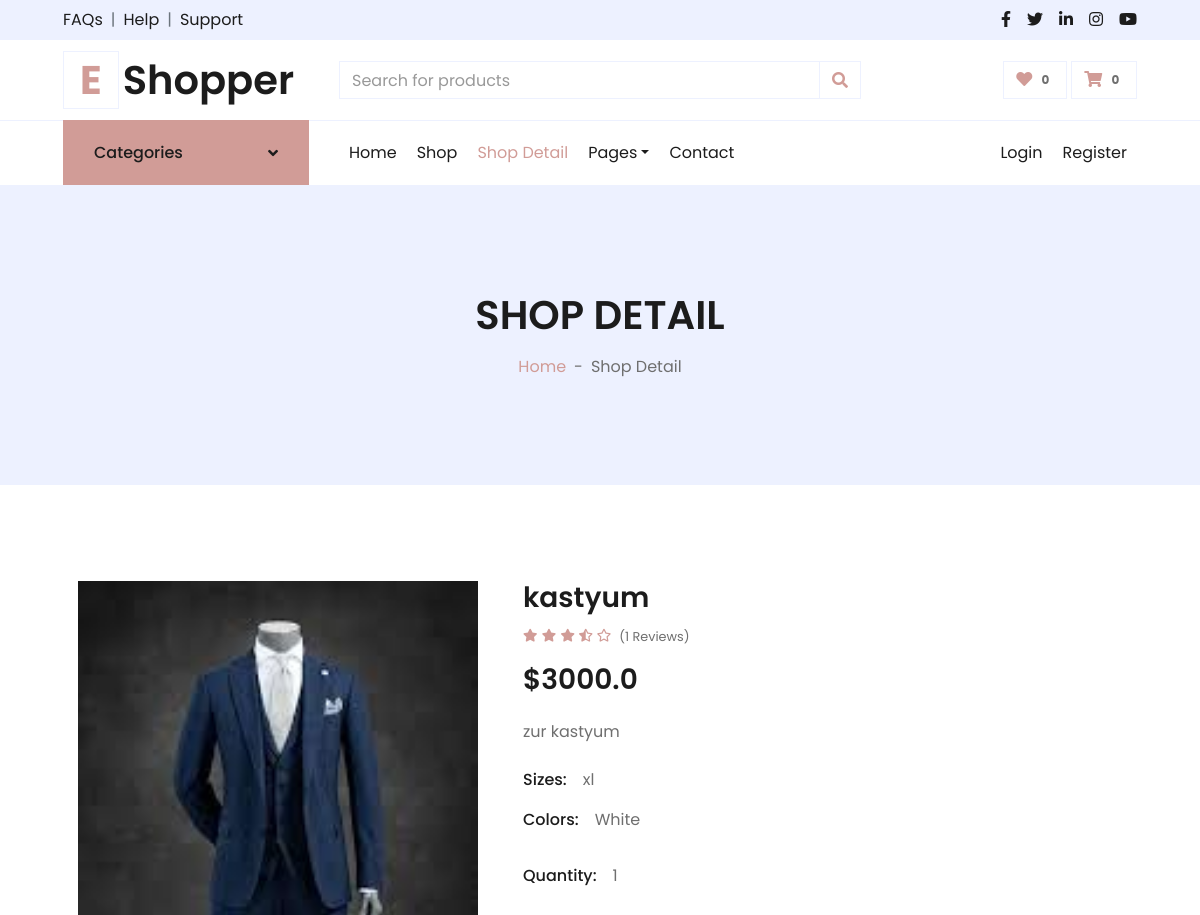
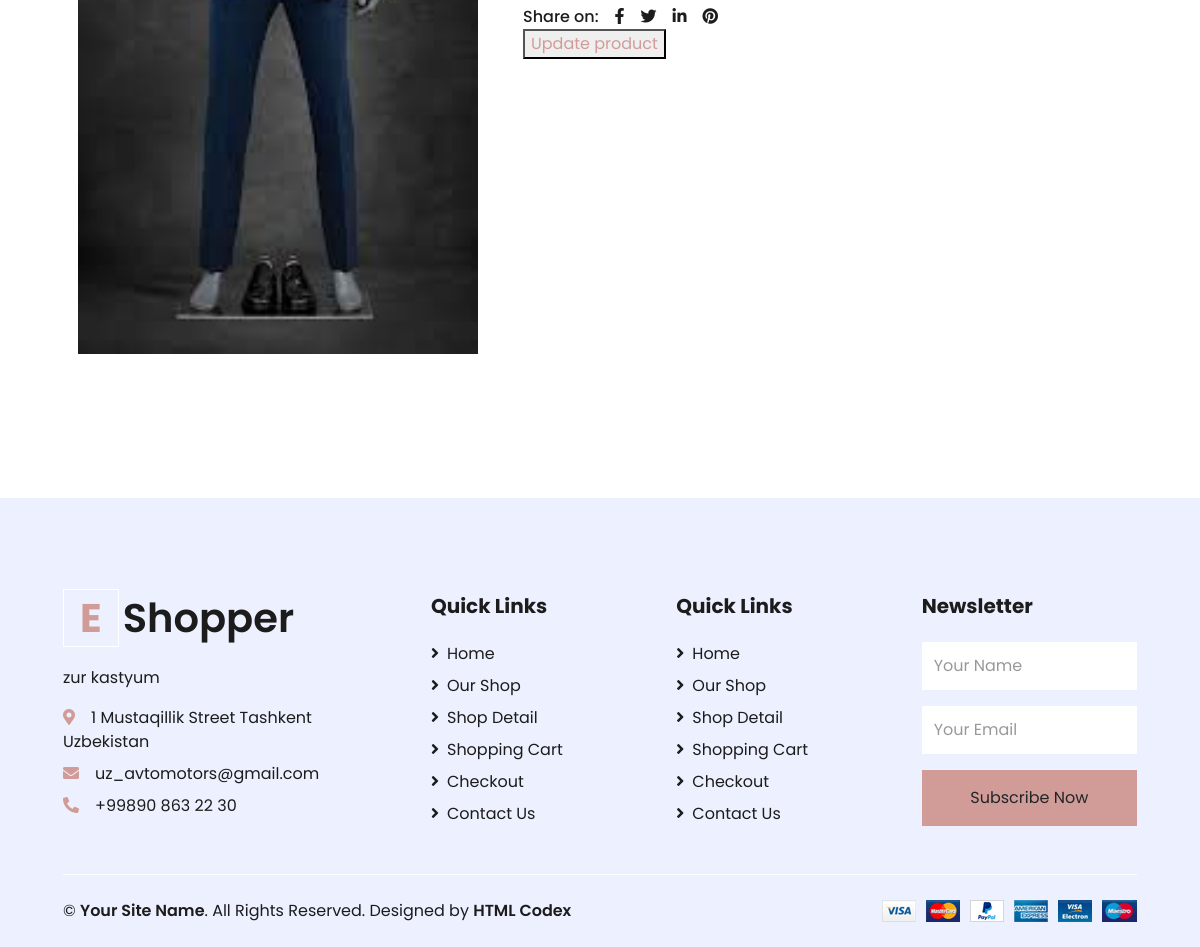
Page /product-details/1 on the committed database (2 pictures, top to bottom).
### app/models.py (models this page shows)
class Product(models.Model):
    class ChoiceSize(models.TextChoices):
        XS = 'xs'
        X = 'x'
        M = 'm'
        L = 'l'
        XL = 'xl'
    class ChoiceColor(models.TextChoices):
        BLACK = 'Black'
        WHITE = 'White'
        RED = 'Red'
        BLUE = 'Blue'
        GREEN = 'Green'
    image = models.ImageField(upload_to='product/')
    title = models.CharField(max_length=155)
    review = models.IntegerField(default=1, null=True, blank=True)
    price = models.FloatField()
    text = models.TextField()
    choice = models.CharField(max_length=55, choices=ChoiceSize.choices, default=ChoiceSize.XL)
    color = models.CharField(max_length=25, choices=ChoiceColor.choices, default=ChoiceColor.WHITE)
    quantity = models.IntegerField(default=1)
    category = models.ForeignKey('app.Category', on_delete=models.CASCADE)

### app/views.py (the view)
# urls.py: path('product-details/<int:product_id>', product_details, name='shop-details'),
def product_details(request, product_id):
    product = Product.objects.filter(id=product_id).first()
    context = {
        'product': product
    }
    return render(request, 'app/product_details.html', context)

### templates/app/product_details.html (shortened to what this page needs)
{% load static %}
<!DOCTYPE html>
<html lang="en">
<head>
    <link href="https://cdnjs.cloudflare.com/ajax/libs/font-awesome/5.10.0/css/all.min.css" rel="stylesheet">
    <link href="owlcarousel/assets/owl.carousel.min.css" rel="stylesheet">
    <link href="{% static 'css/style.css' %}" rel="stylesheet">
</head>
<body>
    <div class="container-fluid">
        <div class="row bg-secondary py-2 px-xl-5">
            <div class="col-lg-6 d-none d-lg-block">
                <div class="d-inline-flex align-items-center">
                    <a class="text-dark" href="">FAQs</a>
                    <span class="text-muted px-2">|</span>
                    <a class="text-dark" href="">Help</a>
                    <span class="text-muted px-2">|</span>
                    <a class="text-dark" href="">Support</a>
                </div>
            </div>
            <div class="col-lg-6 text-center text-lg-right">
                <div class="d-inline-flex align-items-center">
                    <a class="text-dark px-2" href="">
                        <i class="fab fa-facebook-f"></i>
                    </a>
                    <a class="text-dark px-2" href="">
                        <i class="fab fa-twitter"></i>
                    </a>
                    <a class="text-dark px-2" href="">
                        <i class="fab fa-linkedin-in"></i>
                    </a>
                    <a class="text-dark px-2" href="">
                        <i class="fab fa-instagram"></i>
                    </a>
                    <a class="text-dark pl-2" href="">
                        <i class="fab fa-youtube"></i>
                    </a>
                </div>
            </div>
        </div>
        <div class="row align-items-center py-3 px-xl-5">
            <div class="col-lg-3 d-none d-lg-block">
                <a href="" class="text-decoration-none">
                    <h1 class="m-0 display-5 font-weight-semi-bold"><span class="text-primary font-weight-bold border px-3 mr-1">E</span>Shopper</h1>
                </a>
            </div>
            <div class="col-lg-6 col-6 text-left">
                <form action="">
                    <div class="input-group">
                        <input type="text" class="form-control" placeholder="Search for products">
                        <div class="input-group-append">
                            <span class="input-group-text bg-transparent text-primary">
                                <i class="fa fa-search"></i>
                            </span>
                        </div>
                    </div>
                </form>
            </div>
            <div class="col-lg-3 col-6 text-right">
                <a href="" class="btn border">
                    <i class="fas fa-heart text-primary"></i>
                    <span class="badge">0</span>
                </a>
                <a href="" class="btn border">
                    <i class="fas fa-shopping-cart text-primary"></i>
                    <span class="badge">0</span>
                </a>
            </div>
        </div>
    </div>
    <div class="container-fluid">
        <div class="row border-top px-xl-5">
            <div class="col-lg-3 d-none d-lg-block">
                <a class="btn shadow-none d-flex align-items-center justify-content-between bg-primary text-white w-100" data-toggle="collapse" href="#navbar-vertical" style="height: 65px; margin-top: -1px; padding: 0 30px;">
                    <h6 class="m-0">Categories</h6>
                    <i class="fa fa-angle-down text-dark"></i>
                </a>
            </div>
            <div class="col-lg-9">
                <nav class="navbar navbar-expand-lg bg-light navbar-light py-3 py-lg-0 px-0">
                    <div class="collapse navbar-collapse justify-content-between" id="navbarCollapse">
                        <div class="navbar-nav mr-auto py-0">
                            <a href="{% url 'index' %}" class="nav-item nav-link">Home</a>
                            <a href="{% url 'shop' %}" class="nav-item nav-link">Shop</a>
                            <a href="{% url 'shop-details' product.id %}" class="nav-item nav-link active">Shop Detail</a>
                            <div class="nav-item dropdown">
                                <a href="#" class="nav-link dropdown-toggle" data-toggle="dropdown">Pages</a>
                            </div>
                            <a href="{% url 'contact' %}" class="nav-item nav-link">Contact</a>
                        </div>
                        <div class="navbar-nav ml-auto py-0">
                            <a href="" class="nav-item nav-link">Login</a>
                            <a href="" class="nav-item nav-link">Register</a>
                        </div>
                    </div>
                </nav>
            </div>
        </div>
    </div>
    <div class="container-fluid bg-secondary mb-5">
        <div class="d-flex flex-column align-items-center justify-content-center" style="min-height: 300px">
            <h1 class="font-weight-semi-bold text-uppercase mb-3">Shop Detail</h1>
            <div class="d-inline-flex">
                <p class="m-0"><a href="">Home</a></p>
                <p class="m-0 px-2">-</p>
                <p class="m-0">Shop Detail</p>
            </div>
        </div>
    </div>
    <div class="container-fluid py-5">
        <div class="row px-xl-5">
            <div class="col-lg-5 pb-5">
                <div class="col-lg-12">
                    <img class="w-100 h-100" src="{{ product.image.url }}" alt="Image">
                </div>
            </div>
            <div class="col-lg-7 pb-5">
                <h3 class="font-weight-semi-bold">{{ product.title }}</h3>
                <div class="d-flex mb-3">
                    <div class="text-primary mr-2">
                        <small class="fas fa-star"></small>
                        <small class="fas fa-star"></small>
                        <small class="fas fa-star"></small>
                        <small class="fas fa-star-half-alt"></small>
                        <small class="far fa-star"></small>
                    </div>
                    <small class="pt-1">({{ product.review }} Reviews)</small>
                </div>
                <h3 class="font-weight-semi-bold mb-4">${{ product.price }}</h3>
                <p class="mb-4">{{ product.text }}</p>
                <div class="d-flex mb-3">
                    <p class="text-dark font-weight-medium mb-0 mr-3">Sizes:</p>
                    {{ product.choice }}
                </div>
                <div class="d-flex mb-4">
                    <p class="text-dark font-weight-medium mb-0 mr-3">Colors:</p>
                    {{ product.color }}
                </div>
                <div class="d-flex align-items-center mb-4 pt-2">
                    <div class="input-group quantity mr-3" style="width: 130px;">
                        <p class="text-dark font-weight-medium mb-0 mr-3">Quantity:</p>
                        {{ product.quantity }}
                    </div>
                </div>
                <div class="d-flex pt-2">
                    <p class="text-dark font-weight-medium mb-0 mr-2">Share on:</p>
                    <div class="d-inline-flex">
                        <a class="text-dark px-2" href="">
                            <i class="fab fa-facebook-f"></i>
                        </a>
                        <a class="text-dark px-2" href="">
                            <i class="fab fa-twitter"></i>
                        </a>
                        <a class="text-dark px-2" href="">
                            <i class="fab fa-linkedin-in"></i>
                        </a>
                        <a class="text-dark px-2" href="">
                            <i class="fab fa-pinterest"></i>
                        </a>
                    </div>
                </div>
                  <button><a href="{% url 'update-product' product.id %}">Update product</a></button>
            </div>
        </div>
    </div>
    <div class="container-fluid bg-secondary text-dark mt-5 pt-5">
        <div class="row px-xl-5 pt-5">
            <div class="col-lg-4 col-md-12 mb-5 pr-3 pr-xl-5">
                <a href="" class="text-decoration-none">
                    <h1 class="mb-4 display-5 font-weight-semi-bold"><span class="text-primary font-weight-bold border border-white px-3 mr-1">E</span>Shopper</h1>
                </a>
                <p>{{ product.text }}</p>
                <p class="mb-2"><i class="fa fa-map-marker-alt text-primary mr-3"></i>1 Mustaqillik Street Tashkent Uzbekistan</p>
                <p class="mb-2"><i class="fa fa-envelope text-primary mr-3"></i>uz_avtomotors@gmail.com</p>
                <p class="mb-0"><i class="fa fa-phone-alt text-primary mr-3"></i>+99890 863 22 30</p>
            </div>
            <div class="col-lg-8 col-md-12">
                <div class="row">
                    <div class="col-md-4 mb-5">
                        <h5 class="font-weight-bold text-dark mb-4">Quick Links</h5>
                        <div class="d-flex flex-column justify-content-start">
                            <a class="text-dark mb-2" href="{% url 'index' %}"><i class="fa fa-angle-right mr-2"></i>Home</a>
                            <a class="text-dark mb-2" href="{% url 'shop' %}"><i class="fa fa-angle-right mr-2"></i>Our Shop</a>
                            <a class="text-dark mb-2" href="{% url 'shop-details' product.id %}"><i class="fa fa-angle-right mr-2"></i>Shop Detail</a>
                            <a class="text-dark mb-2" href="{% url 'shopping-cart' %}"><i class="fa fa-angle-right mr-2"></i>Shopping Cart</a>
                            <a class="text-dark mb-2" href="{% url 'checkout' %}"><i class="fa fa-angle-right mr-2"></i>Checkout</a>
                            <a class="text-dark" href="{% url 'contact' %}"><i class="fa fa-angle-right mr-2"></i>Contact Us</a>
                        </div>
                    </div>
                    <div class="col-md-4 mb-5">
                        <h5 class="font-weight-bold text-dark mb-4">Quick Links</h5>
                        <div class="d-flex flex-column justify-content-start">
                            <a class="text-dark mb-2" href="{% url 'index' %}"><i class="fa fa-angle-right mr-2"></i>Home</a>
                            <a class="text-dark mb-2" href="{% url 'shop' %}"><i class="fa fa-angle-right mr-2"></i>Our Shop</a>
                            <a class="text-dark mb-2" href="{% url 'shop-details' product.id %}"><i class="fa fa-angle-right mr-2"></i>Shop Detail</a>
                            <a class="text-dark mb-2" href="{% url 'shopping-cart' %}"><i class="fa fa-angle-right mr-2"></i>Shopping Cart</a>
                            <a class="text-dark mb-2" href="{% url 'checkout' %}"><i class="fa fa-angle-right mr-2"></i>Checkout</a>
                            <a class="text-dark" href="{% url 'contact' %}"><i class="fa fa-angle-right mr-2"></i>Contact Us</a>
                        </div>
                    </div>
                    <div class="col-md-4 mb-5">
                        <h5 class="font-weight-bold text-dark mb-4">Newsletter</h5>
                        <form action="">
                            <div class="form-group">
                                <input type="text" class="form-control border-0 py-4" placeholder="Your Name" required="required" />
                            </div>
                            <div class="form-group">
                                <input type="email" class="form-control border-0 py-4" placeholder="Your Email"
                                    required="required" />
                            </div>
                            <div>
                                <button class="btn btn-primary btn-block border-0 py-3" type="submit">Subscribe Now</button>
                            </div>
                        </form>
                    </div>
                </div>
            </div>
        </div>
        <div class="row border-top border-light mx-xl-5 py-4">
            <div class="col-md-6 px-xl-0">
                <p class="mb-md-0 text-center text-md-left text-dark">
                    &copy; <a class="text-dark font-weight-semi-bold" href="#">Your Site Name</a>. All Rights Reserved. Designed
                    by
                    <a class="text-dark font-weight-semi-bold" href="https://htmlcodex.com">HTML Codex</a>
                </p>
            </div>
            <div class="col-md-6 px-xl-0 text-center text-md-right">
                <img class="img-fluid" src="{% static 'img/payments.png' %}" alt="">
            </div>
        </div>
    </div>
</body>
</html>

### rows in the picture
Product: image (picture), title "kastyum", review "1", price "3000.0", text "zur kastyum", choice "xl", color "White", quantity "1"
